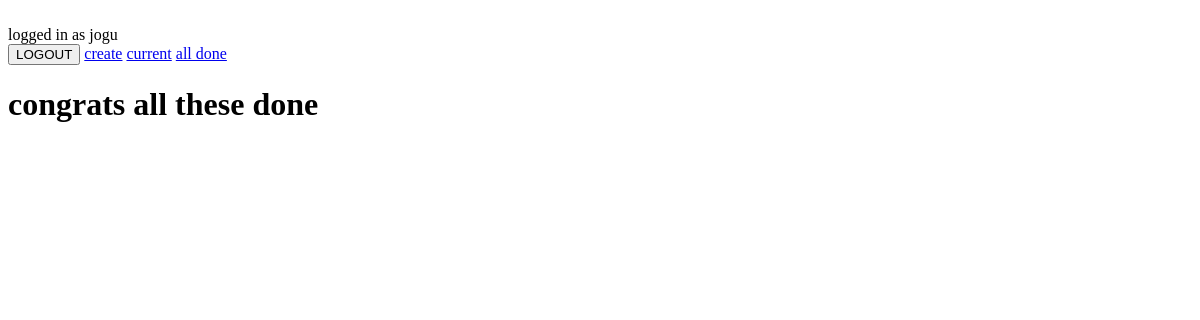
The page /alldone/ (signed in) on the database as committed earlier.
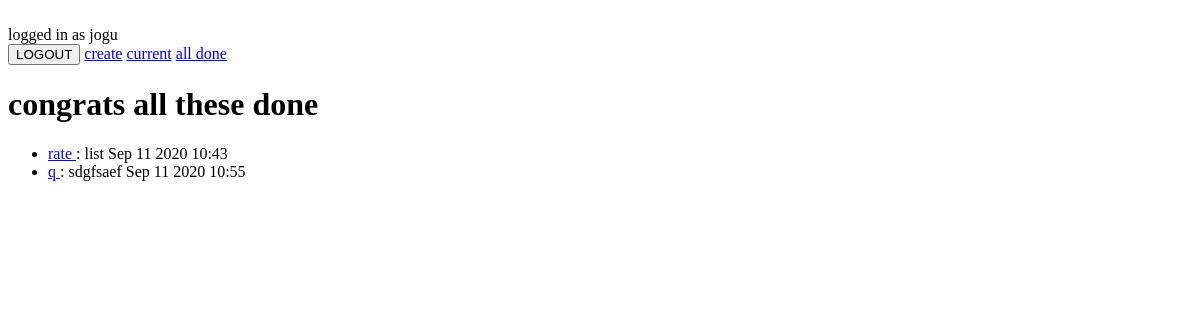
The same page on the database as committed later.
### todo/models.py (models this page shows, shortened)
class Todo(models.Model):
    title = models.CharField(max_length=100)
    memo = models.TextField(blank=True)
    Created = models.DateTimeField(auto_now_add=True)
    datecompleted = models.DateTimeField(null=True, blank=True)
    important = models.BooleanField(default=False)
    user = models.ForeignKey(User, on_delete=models.CASCADE)

### todo/viewt.py (the view)
# urls.py: path('alldone/', viewt.alldone, name='alldone'),
@login_required
def alldone(request):
    todos = Todo.objects.filter(user=request.user, datecompleted__isnull=False).order_by('datecompleted')
    return render(request, 'todo/alldone.html', {'todo':todos})

### todo/templates/todo/alldone.html (shortened to what this page needs)
{% extends 'todo/base.html' %}
{% block content %}
<h1>congrats all these done</h1>
<ul>
{% for td in todo    %}
<li>
    <a href=" {% url 'viewtodo'  td.id %}">
  {{ td.title }}
</a>
{% if td.memo %}
: {{td.memo}}
 {% endif %}
{{td.datecompleted|date:'M j Y H:i'}}
{%  endfor %}
</li>
</ul>
{% endblock %}

### todo/templates/todo/base.html (shortened to what this page needs)
{% if user.is_authenticated  %}
logged in as {{ user.username }}
<form  action="{% url 'logoutuser' %}" method="POST">
<button type="submit" >LOGOUT</button>
<a href="{% url 'create'%}">create</a>
<a href="{% url 'current'%}">current</a>
<a href="{% url 'alldone'%}">all done</a>
</form>
{% else %}
<a href="{% url 'signupuser'%}">Signup</a>
<a href="{% url 'loginuser' %}"> login</a>
{% endif %}
{% block content %}
{% endblock %}

Rows that differ between the two databases and show on the page:
added Todo: title "rate", memo "list", datecompleted "Sep 11 2020 10:43"
added Todo: title "q", memo "sdgfsaef", datecompleted "Sep 11 2020 10:55"
